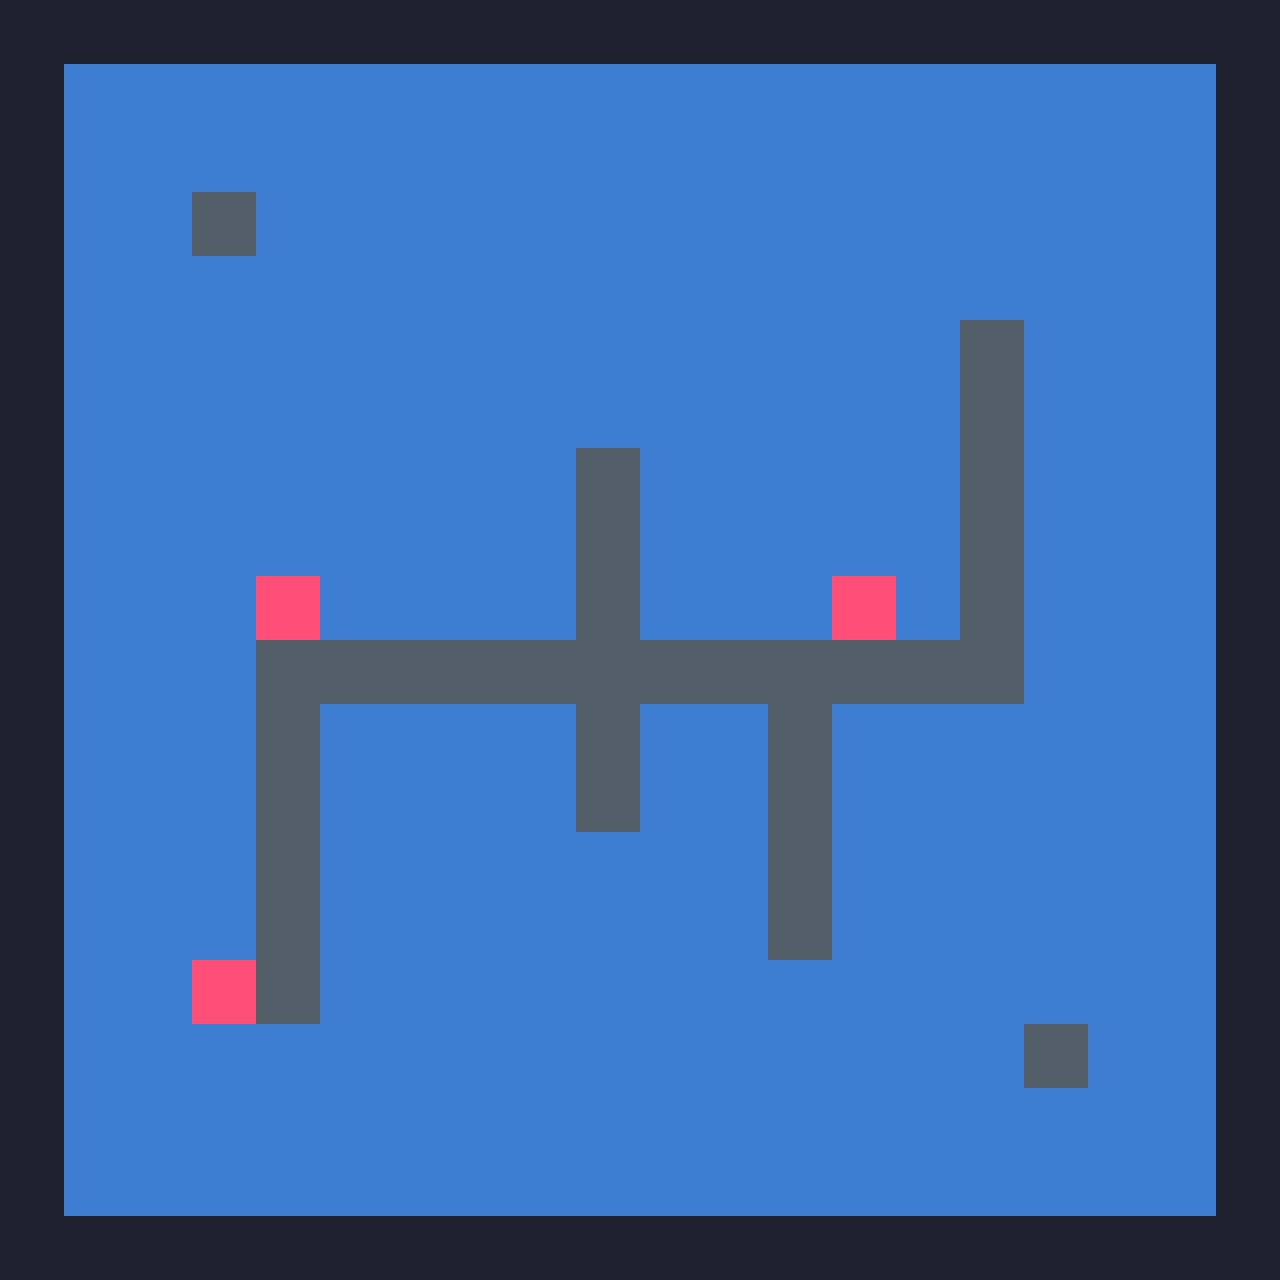

The image is a tile-based game level rendered from a .tmx file. Its description and source (layers, tilesets, objects; grid data summarised) follow:
An orthogonal 20x20 tile map with 64x64 px tiles, 3 tile layers (background, wall, objects) and 15 objects.

<map version="1.2" tiledversion="1.2.1" orientation="orthogonal" renderorder="right-up" width="20" height="20" tilewidth="64" tileheight="64" infinite="0" nextlayerid="6" nextobjectid="16">
 <tileset firstgid="1" source="block.tsx" />
 <layer id="1" name="background" width="20" height="20">
  <data>[400 cells, 400 non-empty, 1 distinct tile ids]</data>
 </layer>
 <layer id="2" name="wall" width="20" height="20">
  <data>[400 cells, 109 non-empty, 2 distinct tile ids]</data>
 </layer>
 <layer id="3" name="objects" width="20" height="20">
  <data>[400 cells, 3 non-empty, 1 distinct tile ids]</data>
 </layer>
 <objectgroup id="4" name="walls">
  <object id="1" x="0" y="0" width="64" height="1280" />
  <object id="2" x="64" y="1216" width="1216" height="64" />
  <object id="3" x="1216" y="0" width="64" height="1216" />
  <object id="4" x="64" y="0" width="1152" height="64" />
  <object id="5" x="256" y="640" width="768" height="64" />
  <object id="6" x="960" y="320" width="64" height="320" />
  <object id="7" x="576" y="448" width="64" height="192" />
  <object id="8" x="576" y="704" width="64" height="128" />
  <object id="9" x="768" y="704" width="64" height="256" />
  <object id="10" x="256" y="704" width="64" height="320" />
  <object id="11" x="192" y="192" width="64" height="64" />
  <object id="12" x="1024" y="1024" width="64" height="64" />
 </objectgroup>
 <objectgroup id="5" name="objetos">
  <object id="13" x="256" y="576" width="64" height="64" />
  <object id="14" x="832" y="576" width="64" height="64" />
  <object id="15" x="192" y="960" width="64" height="64" />
 </objectgroup>
</map>
